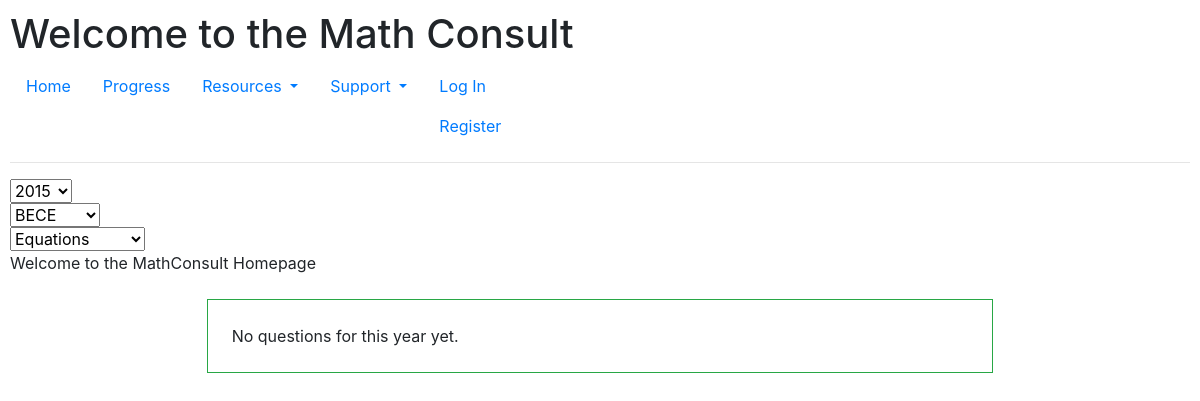
Before: / with the older database file.
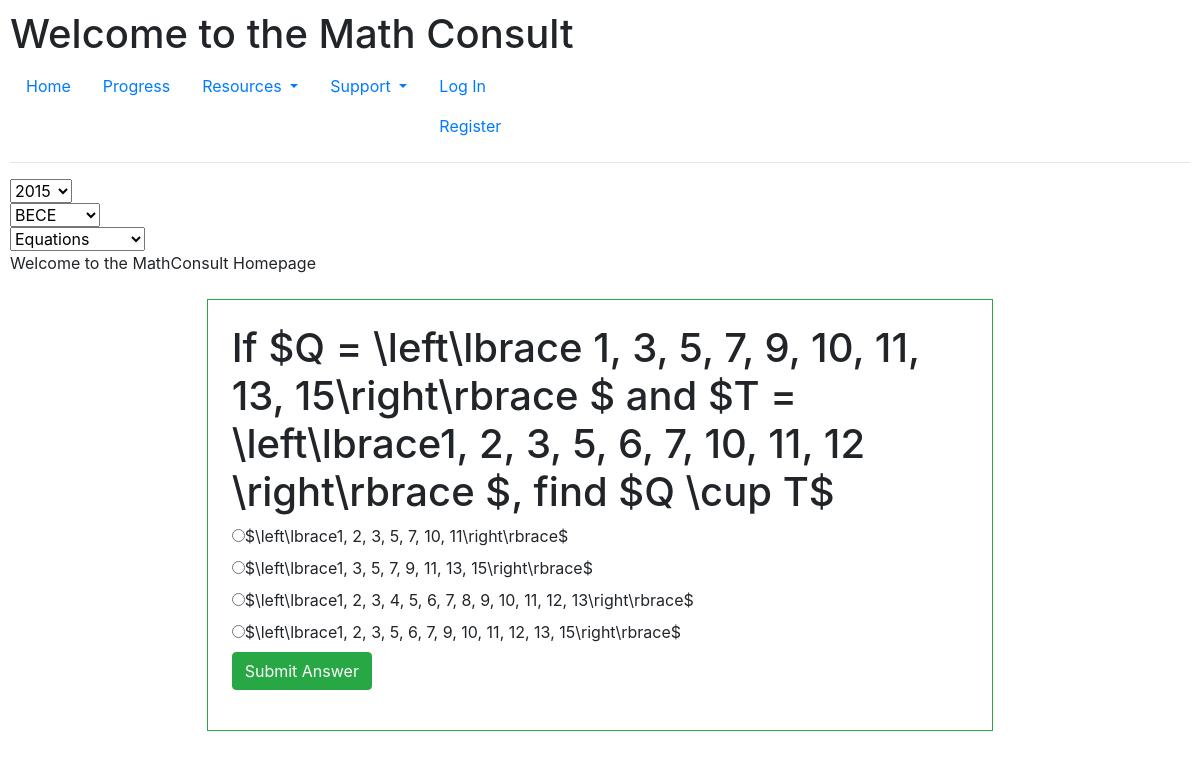
After: the same page with the newer database file.
### bece/models.py (models this page shows, shortened)
class Question (models.Model):
    question = models.CharField(max_length = 500)
    option_a = models.CharField(max_length = 100)
    option_b = models.CharField(max_length = 100)
    option_c = models.CharField(max_length = 100)
    option_d = models.CharField(max_length = 100)
    answer = models.CharField(max_length = 100)
    tag = models.CharField(max_length = 32)
    videourl = models.URLField(max_length=200)

### bece/views.py (the view)
# urls.py: path("", views.index, name="index"),
def index(request):
    questions = Question.objects.all()
    return render(request, "bece/index.html", {
        "questions": questions
    })

### bece/templates/bece/index.html (shortened to what this page needs)
{% extends "bece/layout.html" %}
{% block body %}
<div id="year-div">
  <select id="year">
  <option name = 2015 value="2015">2015</option>
  </select>
</div>
<div id="exam-div">
  <select id="exam">
  <option value="BECE">BECE</option>
  </select>
</div>
<div id="topic-div">
  <select id="topic">
  <option value="equations">Equations</option>
  </select>
</div>
    Welcome to the MathConsult Homepage
    <div class = "col-lg-8 border border-success p-4 m-4 mx-auto">
      {% for question in questions %}
        <h1>{{ question.question|safe }}</h1>
        <form>
            <div class = "radio">
               <label><input type="radio" name="option_a" value="A">{{ question.option_a }}</label>
            </div>
            <div class = "radio">
               <label><input type="radio" name="option_b" value="B">{{ question.option_b }}</label>
             </div>
           <div class = "radio">
               <label><input type="radio" name="option_c" value="C">{{ question.option_c }}</label>
             </div>
           <div class = "radio">
               <label><input type="radio" name="option_d" value="D">{{ question.option_d }}</label>
            </div>
        </form>
        <div class="form-group">
            <button class="btn btn-success" id = "save_ans">Submit Answer</button>
        </div>
      {% empty %}
        No questions for this year yet.
      {% endfor %}
    </div>
{% endblock %}

### bece/templates/bece/layout.html (shortened to what this page needs)
{% load static %}
<!DOCTYPE html>
<html lang="en">
    <head>
        <link rel="stylesheet" href="https://cdn.jsdelivr.net/npm/bootstrap@4.5.3/dist/css/bootstrap.min.css">
        <link href="{% static 'bece/styles.css' %}" rel="stylesheet">
    </head>
    <body>
        <h1>Welcome to the Math Consult</h1>
        <ul class="nav">
            <li class="nav-item">
                <a class="nav-link" href="{% url 'index' %}">Home</a>
            </li>
            <li class="nav-item">
                <a class="nav-link" href="{% url 'index' %}">Progress</a>
            </li>
            <li class="nav-item dropdown">
                    <a class="nav-link dropdown-toggle" href="#" id="navbarDropdownMenuLink" role="button" data-toggle="dropdown" aria-haspopup="true" aria-expanded="false">
                      Resources
                    </a>
            </li>
            <li class="nav-item dropdown">
                    <a class="nav-link dropdown-toggle" href="#" id="navbarDropdownMenuLink" role="button" data-toggle="dropdown" aria-haspopup="true" aria-expanded="false">
                      Support
                    </a>
            </li>
            {% if user.is_authenticated %}
            <div>
                <li>
                  Signed in as <strong>{{ user.username }}</strong>.
                </li>
                <li class="nav-item">
                    <a class="nav-link" href="{% url 'logout' %}">Log Out</a>
                </li>
            </div>
            {% else %}
            <div>
                <li class="nav-item">
                    <a class="nav-link" href="{% url 'login' %}">Log In</a>
                </li>
                <li class="nav-item">
                    <a class="nav-link" href="{% url 'register' %}">Register</a>
                </li>
            </div>
            {% endif %}
        </ul>
        <hr>
        {% block body %}
        {% endblock %}
    </body>
</html>

### bece/static/bece/styles.css (style rules this page uses)
body { padding: 10px; }

Changed rows visible on the page:
added Question: question "If $Q = \\left\\lbrace 1, 3, 5, 7, 9, 10, 11, 13, 15\\right\\rbrace $ and $T = \\left\\lbrace1, 2, 3, 5, 6, 7, 10, 11, 12 \\right\\rbrace $, find $Q \\cup T$", option_a "$\\left\\lbrace1, 2, 3, 5, 7, 10, 11\\right\\rbrace$", option_b "$\\left\\lbrace1, 3, 5, 7, 9, 11, 13, 15\\right\\rbrace$", option_c "$\\left\\lbrace1, 2, 3, 4, 5, 6, 7, 8, 9, 10, 11, 12, 13\\right\\rbrace$", option_d "$\\left\\lbrace1, 2, 3, 5, 6, 7, 9, 10, 11, 12, 13, 15\\right\\rbrace$"
Other visible differences:
text no longer shown: "No questions for this year yet."
